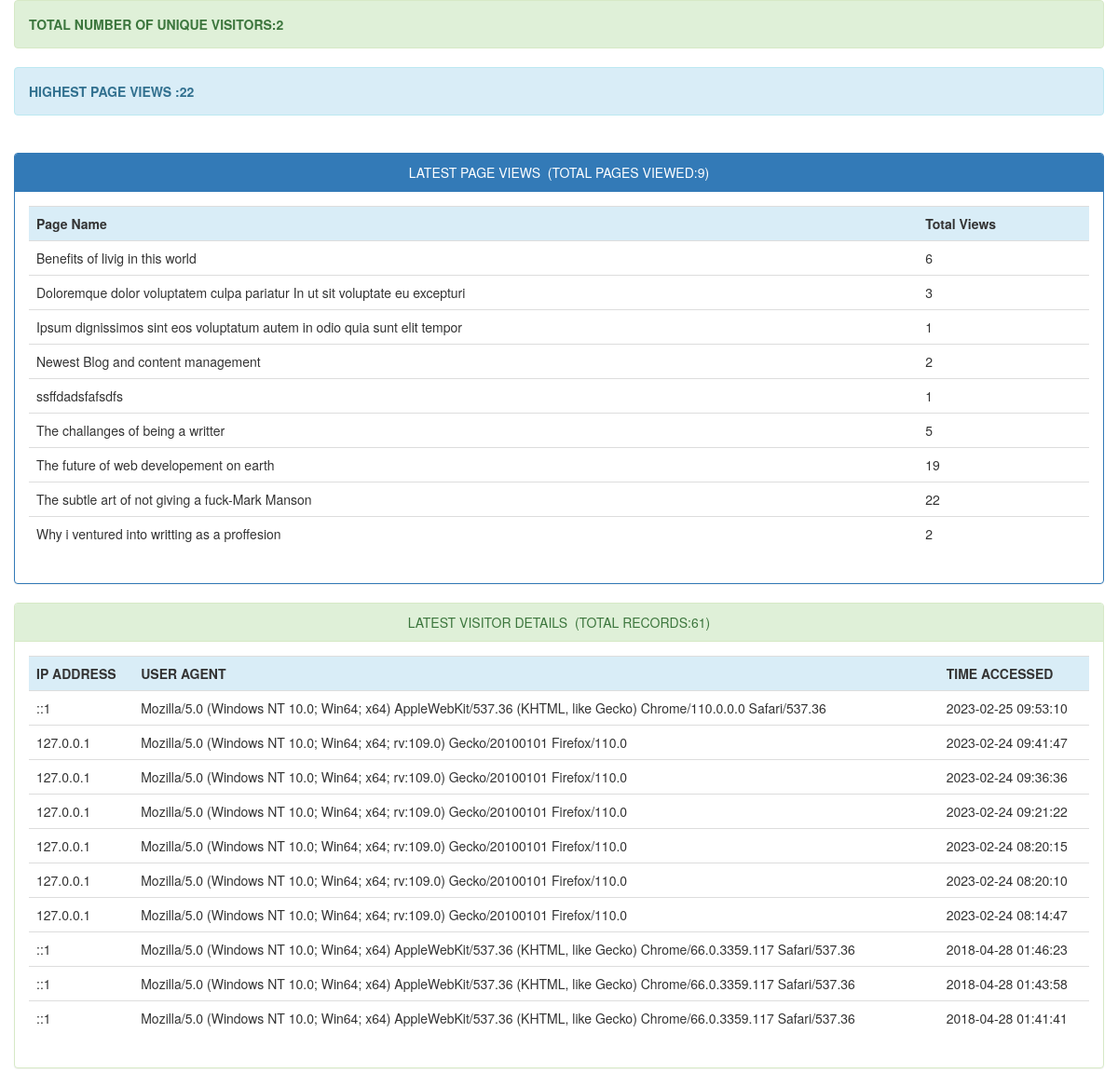
Page /adminstats/index.php on the committed database.
### tables this page shows
CREATE TABLE `page_hits` (
  `page` varchar(255) NOT NULL,
  `count` int(11) DEFAULT NULL
);

CREATE TABLE `visitor_info` (
  `id` int(11) NOT NULL,
  `ip_address` varchar(255) DEFAULT NULL,
  `user_agent` varchar(255) DEFAULT NULL,
  `time_accessed` timestamp NOT NULL DEFAULT CURRENT_TIMESTAMP
);

### adminstats/index.php (the view, shortened to what this page needs)
<!DOCTYPE html>
<html>
<head>
	<link rel="stylesheet" type="text/css" href="bootstrap/css/bootstrap.css">
	<link rel="stylesheet" type="text/css" href="bootstrap/css/bootstrap.min.css">
</head>
<body>
	<div class="container">
		<div class="row">
			<div class="alert alert-success">
				<strong><?php
				$sql = "SELECT COUNT(DISTINCT ip_address) AS alias FROM visitor_info";
				$query = $db->prepare($sql);
				$query->execute();
				$unique_visitors = $query->fetch()['alias'];
				echo "TOTAL NUMBER OF UNIQUE VISITORS:".$unique_visitors;
				?></strong>
			</div>
			<div class="alert alert-info">
				<strong><?php
				$sql = "SELECT MAX(count) AS maximum FROM page_hits";
				$query = $db->prepare($sql);
				$query->execute();
				$maxcount = $query->fetch()['maximum'];
				echo "HIGHEST PAGE VIEWS :".$maxcount;
				?></strong>
			</div><br>
			<div class="panel panel-primary">
				<div class="panel-heading text-center">LATEST PAGE VIEWS&nbsp;&nbsp;(TOTAL PAGES VIEWED:<?php require_once("count_pages.php"); ?>)</div>
				<div class="panel-body">
					<div class="table-responsive">
						<table class="table">
							<tr class="info">
								<th>Page Name</th>
								<th>Total Views</th>
							</tr>
							<?php
							include("connect.php");
							try {
								$con=new PDO($dsn,$username,$password);
								$con->setAttribute(PDO::ATTR_ERRMODE,PDO::ERRMODE_EXCEPTION);
							} catch (Exception $ex) {
								echo 'Not Connected '.$ex->getMessage();
							}
							$stmt=$con->prepare('SELECT * FROM page_hits LIMIT 30');
							$stmt->execute();
							$resources=$stmt->fetchAll();
							foreach ($resources as $resource) {
								echo '
								<tr>
								<td>'.$resource['page'].'</td>
								<td>'.$resource['count'].'</td>
								</tr>';
							}
							?>
						</table>
					</div>
				</div>
			</div>
		</div>
		<div class="row">
			<div class="panel panel-success">
				<div class="panel-heading text-center">LATEST VISITOR DETAILS&nbsp;&nbsp;(TOTAL RECORDS:<?php require_once("count_user_stats.php"); ?>)</div>
				<div class="panel-body">
					<div class="table-responsive">
						<table class="table">
							<tr class="info">
								<th>IP ADDRESS</th>
								<th>USER AGENT</th>
								<th>TIME ACCESSED</th>
							</tr>
							<?php
							include("connect.php");
							try {
								$con=new PDO($dsn,$username,$password);
								$con->setAttribute(PDO::ATTR_ERRMODE,PDO::ERRMODE_EXCEPTION);
							} catch (Exception $ex) {
								echo 'Not Connected '.$ex->getMessage();
							}
							$stmt=$con->prepare('SELECT * FROM visitor_info ORDER BY time_accessed DESC LIMIT 10');
							$stmt->execute();
							$resources=$stmt->fetchAll();
							foreach ($resources as $resource) {
								echo '
								<tr>
								<td>'.$resource['ip_address'].'</td>
								<td>'.$resource['user_agent'].'</td>
								<td>'.$resource['time_accessed'].'</td>
								</tr>';
							}
							?>
						</table>
					</div>
				</div>
			</div>
		</div>
	</div>
</body>
</html>

### rows in the picture
page_hits: page "Benefits of livig in this world", count "6"
page_hits: page "Doloremque dolor voluptatem culpa pariatur In ut sit voluptate eu excepturi", count "3"
page_hits: page "Ipsum dignissimos sint eos voluptatum autem in odio quia sunt elit tempor", count "1"
page_hits: page "Newest Blog and content management", count "2"
page_hits: page "ssffdadsfafsdfs", count "1"
page_hits: page "The challanges of being a writter", count "5"
page_hits: page "The future of web developement on earth", count "19"
page_hits: page "The subtle art of not giving a fuck-Mark Manson", count "22"
page_hits: page "Why i ventured into writting as a proffesion", count "2"
visitor_info: ip_address "::1", user_agent "Mozilla/5.0 (Windows NT 10.0; Win64; x64) AppleWebKit/537.36 (KHTML, like Gecko) Chrome/110.0.0.0 Safari/537.36", time_accessed "2023-02-25 09:53:10"
visitor_info: ip_address "127.0.0.1", user_agent "Mozilla/5.0 (Windows NT 10.0; Win64; x64; rv:109.0) Gecko/20100101 Firefox/110.0", time_accessed "2023-02-24 09:41:47"
visitor_info: ip_address "127.0.0.1", user_agent "Mozilla/5.0 (Windows NT 10.0; Win64; x64; rv:109.0) Gecko/20100101 Firefox/110.0", time_accessed "2023-02-24 09:36:36"
visitor_info: ip_address "127.0.0.1", user_agent "Mozilla/5.0 (Windows NT 10.0; Win64; x64; rv:109.0) Gecko/20100101 Firefox/110.0", time_accessed "2023-02-24 09:21:22"
visitor_info: ip_address "127.0.0.1", user_agent "Mozilla/5.0 (Windows NT 10.0; Win64; x64; rv:109.0) Gecko/20100101 Firefox/110.0", time_accessed "2023-02-24 08:20:15"
visitor_info: ip_address "127.0.0.1", user_agent "Mozilla/5.0 (Windows NT 10.0; Win64; x64; rv:109.0) Gecko/20100101 Firefox/110.0", time_accessed "2023-02-24 08:20:10"
visitor_info: ip_address "127.0.0.1", user_agent "Mozilla/5.0 (Windows NT 10.0; Win64; x64; rv:109.0) Gecko/20100101 Firefox/110.0", time_accessed "2023-02-24 08:14:47"
visitor_info: ip_address "::1", user_agent "Mozilla/5.0 (Windows NT 10.0; Win64; x64) AppleWebKit/537.36 (KHTML, like Gecko) Chrome/66.0.3359.117 Safari/537.36", time_accessed "2018-04-28 01:46:23"
visitor_info: ip_address "::1", user_agent "Mozilla/5.0 (Windows NT 10.0; Win64; x64) AppleWebKit/537.36 (KHTML, like Gecko) Chrome/66.0.3359.117 Safari/537.36", time_accessed "2018-04-28 01:43:58"
visitor_info: ip_address "::1", user_agent "Mozilla/5.0 (Windows NT 10.0; Win64; x64) AppleWebKit/537.36 (KHTML, like Gecko) Chrome/66.0.3359.117 Safari/537.36", time_accessed "2018-04-28 01:41:41"

### other values in the picture
$unique_visitors "2"
$maxcount "22"
$rowcount "9"
$rowcount "61"
